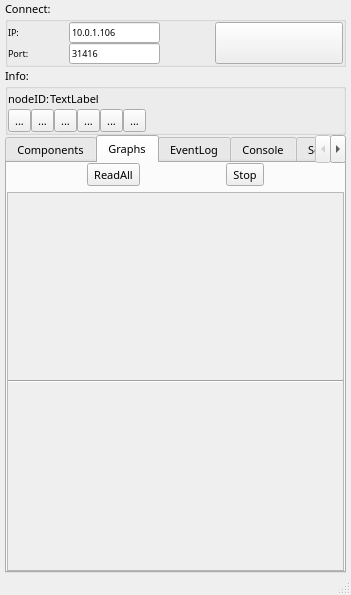
<?xml version="1.0" encoding="UTF-8"?>
<ui version="4.0">
 <class>jarvisNodeTestApp</class>
 <widget class="QMainWindow" name="jarvisNodeTestApp">
  <property name="geometry">
   <rect>
    <x>0</x>
    <y>0</y>
    <width>351</width>
    <height>595</height>
   </rect>
  </property>
  <property name="font">
   <font>
    <family>Droid Sans</family>
    <pointsize>8</pointsize>
   </font>
  </property>
  <property name="windowTitle">
   <string>MainWindow</string>
  </property>
  <property name="windowIcon">
   <iconset resource="common/resources.qrc">
    <normaloff>:/icons/Iconos/m.bmp</normaloff>:/icons/Iconos/m.bmp</iconset>
  </property>
  <property name="autoFillBackground">
   <bool>false</bool>
  </property>
  <property name="iconSize">
   <size>
    <width>32</width>
    <height>32</height>
   </size>
  </property>
  <property name="documentMode">
   <bool>false</bool>
  </property>
  <widget class="QWidget" name="centralwidget">
   <layout class="QVBoxLayout" name="verticalLayout_4" stretch="1,1,8">
    <property name="spacing">
     <number>0</number>
    </property>
    <property name="leftMargin">
     <number>5</number>
    </property>
    <property name="topMargin">
     <number>0</number>
    </property>
    <property name="rightMargin">
     <number>5</number>
    </property>
    <property name="bottomMargin">
     <number>0</number>
    </property>
    <item>
     <widget class="QGroupBox" name="groupBox_2">
      <property name="title">
       <string>Connect:</string>
      </property>
      <layout class="QHBoxLayout" name="horizontalLayout_3">
       <property name="leftMargin">
        <number>0</number>
       </property>
       <property name="topMargin">
        <number>0</number>
       </property>
       <property name="rightMargin">
        <number>0</number>
       </property>
       <property name="bottomMargin">
        <number>0</number>
       </property>
       <item>
        <layout class="QVBoxLayout" name="verticalLayout_2">
         <property name="spacing">
          <number>0</number>
         </property>
         <item>
          <layout class="QHBoxLayout" name="horizontalLayout_2">
           <property name="spacing">
            <number>0</number>
           </property>
           <item>
            <widget class="QLabel" name="label">
             <property name="font">
              <font>
               <pointsize>7</pointsize>
              </font>
             </property>
             <property name="text">
              <string>IP:</string>
             </property>
            </widget>
           </item>
           <item>
            <spacer name="horizontalSpacer">
             <property name="orientation">
              <enum>Qt::Horizontal</enum>
             </property>
             <property name="sizeHint" stdset="0">
              <size>
               <width>40</width>
               <height>20</height>
              </size>
             </property>
            </spacer>
           </item>
           <item>
            <widget class="QLineEdit" name="editIP">
             <property name="sizePolicy">
              <sizepolicy hsizetype="Expanding" vsizetype="Maximum">
               <horstretch>0</horstretch>
               <verstretch>0</verstretch>
              </sizepolicy>
             </property>
             <property name="font">
              <font>
               <pointsize>7</pointsize>
              </font>
             </property>
             <property name="text">
              <string>10.0.1.106</string>
             </property>
            </widget>
           </item>
          </layout>
         </item>
         <item>
          <layout class="QHBoxLayout" name="horizontalLayout">
           <property name="spacing">
            <number>0</number>
           </property>
           <item>
            <widget class="QLabel" name="label_2">
             <property name="font">
              <font>
               <pointsize>7</pointsize>
              </font>
             </property>
             <property name="text">
              <string>Port:</string>
             </property>
            </widget>
           </item>
           <item>
            <spacer name="horizontalSpacer_2">
             <property name="orientation">
              <enum>Qt::Horizontal</enum>
             </property>
             <property name="sizeHint" stdset="0">
              <size>
               <width>40</width>
               <height>20</height>
              </size>
             </property>
            </spacer>
           </item>
           <item>
            <widget class="QLineEdit" name="editPort">
             <property name="sizePolicy">
              <sizepolicy hsizetype="Expanding" vsizetype="Maximum">
               <horstretch>0</horstretch>
               <verstretch>0</verstretch>
              </sizepolicy>
             </property>
             <property name="font">
              <font>
               <pointsize>7</pointsize>
              </font>
             </property>
             <property name="text">
              <string>31416</string>
             </property>
            </widget>
           </item>
          </layout>
         </item>
        </layout>
       </item>
       <item>
        <spacer name="horizontalSpacer_5">
         <property name="orientation">
          <enum>Qt::Horizontal</enum>
         </property>
         <property name="sizeHint" stdset="0">
          <size>
           <width>40</width>
           <height>20</height>
          </size>
         </property>
        </spacer>
       </item>
       <item>
        <widget class="QToolButton" name="connectBtn">
         <property name="sizePolicy">
          <sizepolicy hsizetype="Minimum" vsizetype="Minimum">
           <horstretch>5</horstretch>
           <verstretch>5</verstretch>
          </sizepolicy>
         </property>
         <property name="minimumSize">
          <size>
           <width>32</width>
           <height>32</height>
          </size>
         </property>
         <property name="maximumSize">
          <size>
           <width>128</width>
           <height>128</height>
          </size>
         </property>
         <property name="sizeIncrement">
          <size>
           <width>5</width>
           <height>5</height>
          </size>
         </property>
         <property name="baseSize">
          <size>
           <width>32</width>
           <height>32</height>
          </size>
         </property>
         <property name="text">
          <string/>
         </property>
         <property name="icon">
          <iconset resource="common/resources.qrc">
           <normaloff>:/icons/Iconos/connect-icon.png</normaloff>
           <normalon>:/icons/Iconos/connected-icon.png</normalon>:/icons/Iconos/connect-icon.png</iconset>
         </property>
         <property name="iconSize">
          <size>
           <width>128</width>
           <height>128</height>
          </size>
         </property>
         <property name="checkable">
          <bool>true</bool>
         </property>
        </widget>
       </item>
      </layout>
     </widget>
    </item>
    <item>
     <widget class="QGroupBox" name="groupBox">
      <property name="title">
       <string>Info:</string>
      </property>
      <layout class="QVBoxLayout" name="verticalLayout_3">
       <property name="spacing">
        <number>0</number>
       </property>
       <property name="leftMargin">
        <number>0</number>
       </property>
       <property name="topMargin">
        <number>0</number>
       </property>
       <property name="rightMargin">
        <number>0</number>
       </property>
       <property name="bottomMargin">
        <number>0</number>
       </property>
       <item>
        <layout class="QHBoxLayout" name="horizontalLayout_5">
         <item>
          <widget class="QLabel" name="label_3">
           <property name="text">
            <string>nodeID:</string>
           </property>
          </widget>
         </item>
         <item>
          <widget class="QLabel" name="labelID">
           <property name="text">
            <string>TextLabel</string>
           </property>
          </widget>
         </item>
         <item>
          <spacer name="horizontalSpacer_3">
           <property name="orientation">
            <enum>Qt::Horizontal</enum>
           </property>
           <property name="sizeHint" stdset="0">
            <size>
             <width>40</width>
             <height>20</height>
            </size>
           </property>
          </spacer>
         </item>
        </layout>
       </item>
       <item>
        <layout class="QHBoxLayout" name="horizontalLayout_4">
         <item>
          <widget class="QToolButton" name="toolButton_2">
           <property name="text">
            <string>...</string>
           </property>
          </widget>
         </item>
         <item>
          <widget class="QToolButton" name="toolButton_3">
           <property name="text">
            <string>...</string>
           </property>
          </widget>
         </item>
         <item>
          <widget class="QToolButton" name="toolButton_4">
           <property name="text">
            <string>...</string>
           </property>
          </widget>
         </item>
         <item>
          <widget class="QToolButton" name="toolButton_5">
           <property name="text">
            <string>...</string>
           </property>
          </widget>
         </item>
         <item>
          <widget class="QToolButton" name="toolButton_6">
           <property name="text">
            <string>...</string>
           </property>
          </widget>
         </item>
         <item>
          <widget class="QToolButton" name="toolButton_7">
           <property name="text">
            <string>...</string>
           </property>
          </widget>
         </item>
         <item>
          <spacer name="horizontalSpacer_4">
           <property name="orientation">
            <enum>Qt::Horizontal</enum>
           </property>
           <property name="sizeHint" stdset="0">
            <size>
             <width>40</width>
             <height>20</height>
            </size>
           </property>
          </spacer>
         </item>
        </layout>
       </item>
      </layout>
     </widget>
    </item>
    <item>
     <widget class="QTabWidget" name="tabWidget">
      <property name="currentIndex">
       <number>1</number>
      </property>
      <widget class="QWidget" name="tabComps">
       <attribute name="title">
        <string>Components</string>
       </attribute>
       <layout class="QVBoxLayout" name="verticalLayout_8">
        <property name="leftMargin">
         <number>0</number>
        </property>
        <property name="topMargin">
         <number>0</number>
        </property>
        <property name="rightMargin">
         <number>0</number>
        </property>
        <property name="bottomMargin">
         <number>0</number>
        </property>
        <item>
         <widget class="QScrollArea" name="scrollComponents">
          <property name="verticalScrollBarPolicy">
           <enum>Qt::ScrollBarAsNeeded</enum>
          </property>
          <property name="horizontalScrollBarPolicy">
           <enum>Qt::ScrollBarAlwaysOff</enum>
          </property>
          <property name="sizeAdjustPolicy">
           <enum>QAbstractScrollArea::AdjustToContents</enum>
          </property>
          <property name="widgetResizable">
           <bool>true</bool>
          </property>
          <widget class="QWidget" name="scrollComponentsContents">
           <property name="geometry">
            <rect>
             <x>0</x>
             <y>0</y>
             <width>335</width>
             <height>387</height>
            </rect>
           </property>
           <layout class="QVBoxLayout" name="verticalLayout_11">
            <item>
             <widget class="Line" name="line_2">
              <property name="orientation">
               <enum>Qt::Horizontal</enum>
              </property>
             </widget>
            </item>
           </layout>
          </widget>
         </widget>
        </item>
       </layout>
      </widget>
      <widget class="QWidget" name="tabGraphs">
       <attribute name="title">
        <string>Graphs</string>
       </attribute>
       <layout class="QVBoxLayout" name="verticalLayout_9">
        <property name="leftMargin">
         <number>0</number>
        </property>
        <property name="topMargin">
         <number>0</number>
        </property>
        <property name="rightMargin">
         <number>0</number>
        </property>
        <property name="bottomMargin">
         <number>0</number>
        </property>
        <item>
         <layout class="QHBoxLayout" name="horizontalLayout_9">
          <item>
           <widget class="QToolButton" name="readComponentsBtn">
            <property name="text">
             <string>ReadAll</string>
            </property>
           </widget>
          </item>
          <item>
           <widget class="QToolButton" name="stopReadBtn">
            <property name="text">
             <string>Stop</string>
            </property>
           </widget>
          </item>
         </layout>
        </item>
        <item>
         <widget class="QScrollArea" name="scrollGraphs">
          <property name="widgetResizable">
           <bool>true</bool>
          </property>
          <widget class="QWidget" name="scrollGraphContents">
           <property name="geometry">
            <rect>
             <x>0</x>
             <y>0</y>
             <width>335</width>
             <height>358</height>
            </rect>
           </property>
           <layout class="QVBoxLayout" name="verticalLayout_10">
            <property name="leftMargin">
             <number>0</number>
            </property>
            <property name="topMargin">
             <number>0</number>
            </property>
            <property name="rightMargin">
             <number>0</number>
            </property>
            <property name="bottomMargin">
             <number>0</number>
            </property>
            <item>
             <widget class="Line" name="line">
              <property name="orientation">
               <enum>Qt::Horizontal</enum>
              </property>
             </widget>
            </item>
           </layout>
          </widget>
         </widget>
        </item>
       </layout>
      </widget>
      <widget class="QWidget" name="tabEvents">
       <attribute name="title">
        <string>EventLog</string>
       </attribute>
       <layout class="QVBoxLayout" name="verticalLayout_7">
        <property name="leftMargin">
         <number>0</number>
        </property>
        <property name="topMargin">
         <number>0</number>
        </property>
        <property name="rightMargin">
         <number>0</number>
        </property>
        <property name="bottomMargin">
         <number>0</number>
        </property>
        <item>
         <widget class="QTextEdit" name="editEventlog">
          <property name="font">
           <font>
            <pointsize>7</pointsize>
           </font>
          </property>
          <property name="textInteractionFlags">
           <set>Qt::TextSelectableByKeyboard|Qt::TextSelectableByMouse</set>
          </property>
         </widget>
        </item>
       </layout>
      </widget>
      <widget class="QWidget" name="tabConsole">
       <attribute name="title">
        <string>Console</string>
       </attribute>
       <layout class="QVBoxLayout" name="verticalLayout_6">
        <property name="leftMargin">
         <number>0</number>
        </property>
        <property name="topMargin">
         <number>0</number>
        </property>
        <property name="rightMargin">
         <number>0</number>
        </property>
        <property name="bottomMargin">
         <number>0</number>
        </property>
        <item>
         <widget class="QPlainTextEdit" name="editConsole">
          <property name="font">
           <font>
            <pointsize>7</pointsize>
           </font>
          </property>
         </widget>
        </item>
        <item>
         <layout class="QHBoxLayout" name="horizontalLayout_8">
          <item>
           <widget class="QLineEdit" name="editCommand"/>
          </item>
          <item>
           <widget class="QToolButton" name="sendCmdBtn">
            <property name="text">
             <string>Send</string>
            </property>
           </widget>
          </item>
         </layout>
        </item>
       </layout>
      </widget>
      <widget class="QWidget" name="tabSettings">
       <attribute name="title">
        <string>Settings</string>
       </attribute>
       <layout class="QHBoxLayout" name="horizontalLayout_7">
        <property name="leftMargin">
         <number>0</number>
        </property>
        <property name="topMargin">
         <number>0</number>
        </property>
        <property name="rightMargin">
         <number>0</number>
        </property>
        <property name="bottomMargin">
         <number>0</number>
        </property>
        <item>
         <widget class="QScrollArea" name="scrollArea">
          <property name="verticalScrollBarPolicy">
           <enum>Qt::ScrollBarAlwaysOn</enum>
          </property>
          <property name="horizontalScrollBarPolicy">
           <enum>Qt::ScrollBarAlwaysOff</enum>
          </property>
          <property name="sizeAdjustPolicy">
           <enum>QAbstractScrollArea::AdjustToContents</enum>
          </property>
          <property name="widgetResizable">
           <bool>true</bool>
          </property>
          <widget class="QWidget" name="scrollAreaWidgetContents">
           <property name="geometry">
            <rect>
             <x>0</x>
             <y>0</y>
             <width>321</width>
             <height>387</height>
            </rect>
           </property>
           <layout class="QVBoxLayout" name="verticalLayout">
            <property name="leftMargin">
             <number>0</number>
            </property>
            <property name="topMargin">
             <number>0</number>
            </property>
            <property name="rightMargin">
             <number>0</number>
            </property>
            <property name="bottomMargin">
             <number>0</number>
            </property>
            <item>
             <widget class="QGroupBox" name="groupBox_3">
              <property name="title">
               <string>updateInterval</string>
              </property>
              <layout class="QVBoxLayout" name="verticalLayout_5">
               <property name="spacing">
                <number>0</number>
               </property>
               <property name="sizeConstraint">
                <enum>QLayout::SetMaximumSize</enum>
               </property>
               <property name="leftMargin">
                <number>0</number>
               </property>
               <property name="topMargin">
                <number>0</number>
               </property>
               <property name="rightMargin">
                <number>0</number>
               </property>
               <property name="bottomMargin">
                <number>0</number>
               </property>
               <item>
                <layout class="QHBoxLayout" name="horizontalLayout_6">
                 <item>
                  <widget class="QSlider" name="sliderUpdateInterval">
                   <property name="minimum">
                    <number>1</number>
                   </property>
                   <property name="maximum">
                    <number>500</number>
                   </property>
                   <property name="sliderPosition">
                    <number>25</number>
                   </property>
                   <property name="orientation">
                    <enum>Qt::Horizontal</enum>
                   </property>
                  </widget>
                 </item>
                 <item>
                  <widget class="QLCDNumber" name="lcdUpdateInterval">
                   <property name="digitCount">
                    <number>3</number>
                   </property>
                   <property name="value" stdset="0">
                    <double>25.000000000000000</double>
                   </property>
                  </widget>
                 </item>
                </layout>
               </item>
              </layout>
             </widget>
            </item>
            <item>
             <spacer name="verticalSpacer">
              <property name="orientation">
               <enum>Qt::Vertical</enum>
              </property>
              <property name="sizeHint" stdset="0">
               <size>
                <width>20</width>
                <height>40</height>
               </size>
              </property>
             </spacer>
            </item>
           </layout>
          </widget>
         </widget>
        </item>
       </layout>
      </widget>
     </widget>
    </item>
   </layout>
  </widget>
  <widget class="QMenuBar" name="menubar">
   <property name="geometry">
    <rect>
     <x>0</x>
     <y>0</y>
     <width>351</width>
     <height>19</height>
    </rect>
   </property>
  </widget>
  <widget class="QStatusBar" name="statusbar"/>
 </widget>
 <resources>
  <include location="common/resources.qrc"/>
 </resources>
 <connections>
  <connection>
   <sender>sliderUpdateInterval</sender>
   <signal>valueChanged(int)</signal>
   <receiver>lcdUpdateInterval</receiver>
   <slot>display(int)</slot>
   <hints>
    <hint type="sourcelabel">
     <x>142</x>
     <y>452</y>
    </hint>
    <hint type="destinationlabel">
     <x>279</x>
     <y>452</y>
    </hint>
   </hints>
  </connection>
 </connections>
</ui>
